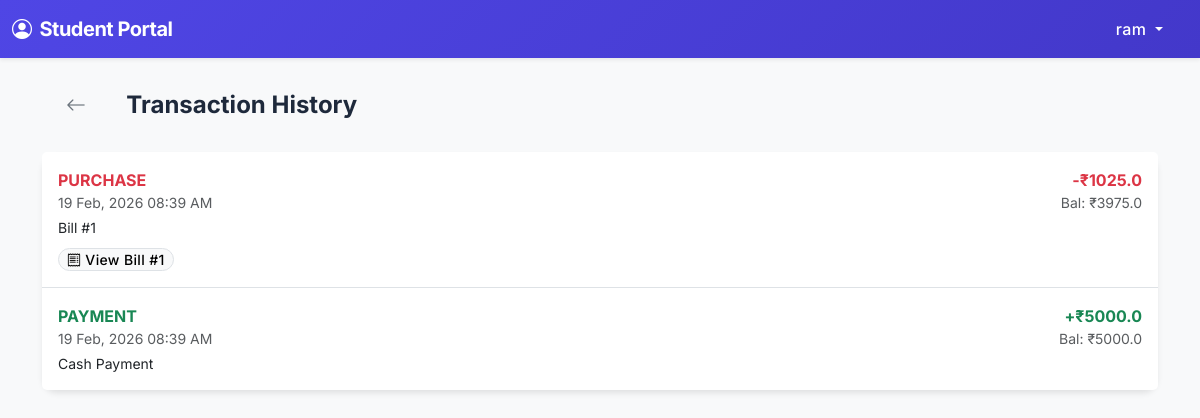
The page /student/transactions (signed in) on the database its author committed.
### app/models.py (models this page shows, shortened)
class Student(UserMixin, db.Model):
    __tablename__ = 'students'
    id = db.Column(db.Integer, primary_key=True)
    name = db.Column(db.String(100), nullable=False)
    password_hash = db.Column(db.String(255))
    class_id = db.Column(db.Integer, db.ForeignKey('classes.id'), nullable=True)
    roll_no = db.Column(db.String(20))
    parent_phone = db.Column(db.String(20))
    balance = db.Column(db.Float, default=0.0) # Positive = Wallet, Negative = Due
    language = db.Column(db.String(5), default='en')
    created_at = db.Column(db.DateTime, default=datetime.utcnow)
    transactions = db.relationship('Transaction', backref='student', lazy='dynamic')
    bills = db.relationship('Bill', backref='student', lazy='dynamic')

class Transaction(db.Model):
    __tablename__ = 'transactions'
    id = db.Column(db.Integer, primary_key=True)
    student_id = db.Column(db.Integer, db.ForeignKey('students.id'))
    type = db.Column(db.String(20)) # PURCHASE, PAYMENT, DEPOSIT
    amount = db.Column(db.Float, nullable=False) # Amount of transaction
    balance_after = db.Column(db.Float) # Balance after transaction
    description = db.Column(db.String(200))
    date = db.Column(db.DateTime, default=datetime.utcnow)
    related_bill_id = db.Column(db.Integer, db.ForeignKey('bills.id'), nullable=True)

### app/routes/student_routes.py (the view)
@student_panel_bp.route('/transactions')
@student_required
def transactions():
    page = request.args.get('page', 1, type=int)
    transactions = Transaction.query.filter_by(student_id=current_user.id).order_by(Transaction.date.desc()).paginate(page=page, per_page=10)
    return render_template('student/transactions.html', transactions=transactions)

### app/models.py (called while the page is built)
@login_manager.user_loader
def load_user(user_id):
    user_type = session.get('user_type')
    if user_type == 'student':
        return Student.query.get(int(user_id))
    elif user_type == 'admin':
        return User.query.get(int(user_id))
    return None

### app/templates/student/transactions.html (shortened to what this page needs)
{% extends "student/layout.html" %}
{% block content %}
<div class="mb-4 d-flex align-items-center">
    <a href="{{ url_for('student_panel.dashboard') }}"
        class="btn btn-sm btn-outline-secondary me-3 border-0 rounded-circle">
        <i class="bi bi-arrow-left fs-5"></i>
    </a>
    <h4 class="fw-bold mb-0">Transaction History</h4>
</div>
<div class="card">
    <div class="list-group list-group-flush">
        {% for tx in transactions.items %}
        <div class="list-group-item py-3">
            <div class="d-flex justify-content-between">
                <div>
                    <div class="fw-bold {{ 'text-danger' if tx.type == 'PURCHASE' else 'text-success' }}">
                        {{ tx.type }}
                    </div>
                    <div class="small text-muted">{{ tx.date.strftime('%d %b, %Y %I:%M %p') }}</div>
                    {% if tx.description %}
                    <div class="small text-dark mt-1">{{ tx.description }}</div>
                    {% endif %}
                </div>
                <div class="text-end">
                    <div class="fw-bold {{ 'text-danger' if tx.type == 'PURCHASE' else 'text-success' }}">
                        {{ '-' if tx.type == 'PURCHASE' else '+' }}₹{{ tx.amount|round(2) }}
                    </div>
                    <div class="small text-muted">Bal: ₹{{ tx.balance_after|round(2) }}</div>
                </div>
            </div>
            {% if tx.related_bill_id %}
            <div class="mt-2">
                <a href="{{ url_for('student_panel.view_bill', id=tx.related_bill_id) }}"
                    class="btn btn-sm btn-light border small py-0 px-2">
                    <i class="bi bi-receipt me-1"></i>View Bill #{{ tx.related_bill_id }}
                </a>
            </div>
            {% endif %}
        </div>
        {% else %}
        <div class="list-group-item text-center py-5 text-muted">
            <i class="bi bi-inbox fs-1 d-block mb-2"></i>
            No transactions yet.
        </div>
        {% endfor %}
    </div>
</div>
{% endblock %}

### app/templates/student/layout.html (shortened to what this page needs)
<!DOCTYPE html>
<html lang="{{ lang }}">
<head>
    <link href="https://cdn.jsdelivr.net/npm/bootstrap@5.3.0/dist/css/bootstrap.min.css" rel="stylesheet">
    <link rel="stylesheet" href="https://cdn.jsdelivr.net/npm/bootstrap-icons@1.10.5/font/bootstrap-icons.css">
    <link rel="stylesheet" href="{{ url_for('static', filename='css/style.css') }}">
</head>
<body class="bg-light">
    {% if current_user.is_authenticated and session.get('user_type') == 'student' %}
    <nav class="navbar navbar-dark bg-gradient-primary shadow-sm sticky-top">
        <div class="container-fluid">
            <span class="navbar-brand fw-bold">
                <i class="bi bi-person-circle me-2"></i>Student Portal
            </span>
            <div class="dropdown">
                <button class="btn btn-link text-white text-decoration-none dropdown-toggle" type="button" data-bs-toggle="dropdown">
                    {{ current_user.name }}
                </button>
            </div>
        </div>
    </nav>
    {% endif %}
    <div class="container py-4 mb-5">
        {% block content %}{% endblock %}
    </div>
</body>
</html>

### app/static/css/style.css (style rules this page uses)
:root { --primary: #4f46e5; --primary-hover: #4338ca; --secondary: #64748b; --success: #10b981; --danger: #ef4444; --warning: #f59e0b; --info: #3b82f6; --light: #f8fafc; --dark: #1e293b; --body-bg: #f1f5f9; --card-bg: #ffffff; --shadow-sm: 0 1px 2px 0 rgb(0 0 0 / 0.05); --shadow: 0 4px 6px -1px rgb(0 0 0 / 0.1), 0 2px 4px -2px rgb(0 0 0 / 0.1); --shadow-md: 0 10px 15px -3px rgb(0 0 0 / 0.1), 0 4px 6px -4px rgb(0 0 0 / 0.1); --shadow-lg: 0 20px 25px -5px rgb(0 0 0 / 0.1), 0 8px 10px -6px rgb(0 0 0 / 0.1); --font-family: 'Inter', system-ui, -apple-system, sans-serif; }
body { font-family: var(--font-family); background-color: var(--body-bg); color: var(--dark); -webkit-font-smoothing: antialiased; }
.card { border: none; background: var(--card-bg); box-shadow: var(--shadow); transition: transform 0.2s, box-shadow 0.2s; }
.navbar { background: linear-gradient(135deg, var(--primary), var(--primary-hover)) !important; }
.navbar-brand { font-weight: 700; letter-spacing: -0.5px; }
.btn { border-radius: 9999px; padding: 0.5rem 1.5rem; font-weight: 500; transition: all 0.2s; letter-spacing: 0.025em; }

### app/templates/student/layout.html (style rules this page uses)
body { font-family: 'Inter', sans-serif; }
.bg-gradient-primary { background: linear-gradient(135deg, #4f46e5 0%, #7c3aed 100%); }
.card { border: none; border-radius: 15px; box-shadow: 0 4px 6px -1px rgba(0, 0, 0, 0.1); }

### rows shown on the page
Student: name "ram"
Transaction: type "PURCHASE", date "19 Feb, 2026 08:39 AM", description "Bill #1", type "-", amount "1025.0", balance_after "3975.0", related_bill_id "1"
Transaction: type "PAYMENT", date "19 Feb, 2026 08:39 AM", description "Cash Payment", type "+", amount "5000.0", balance_after "5000.0"
